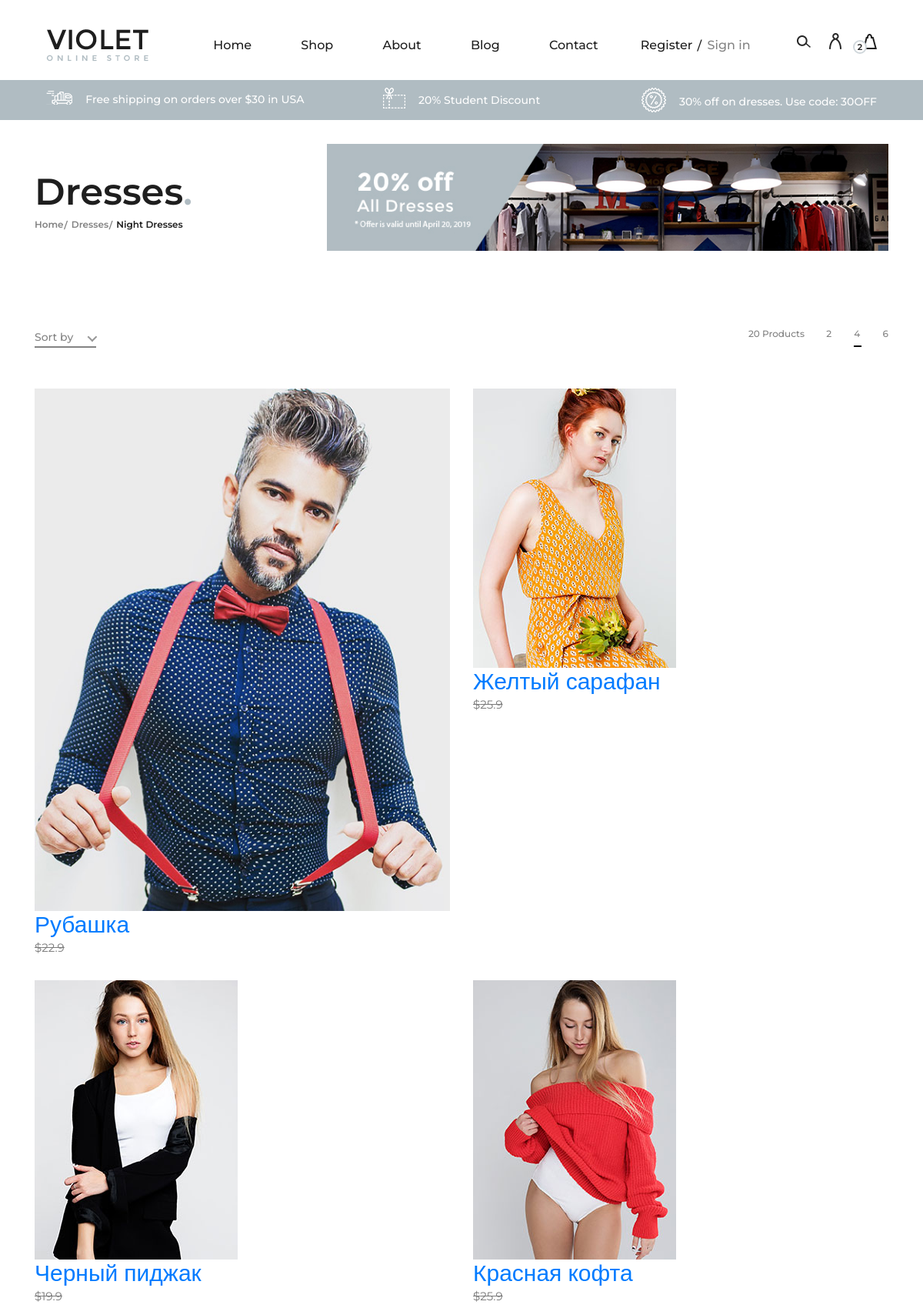
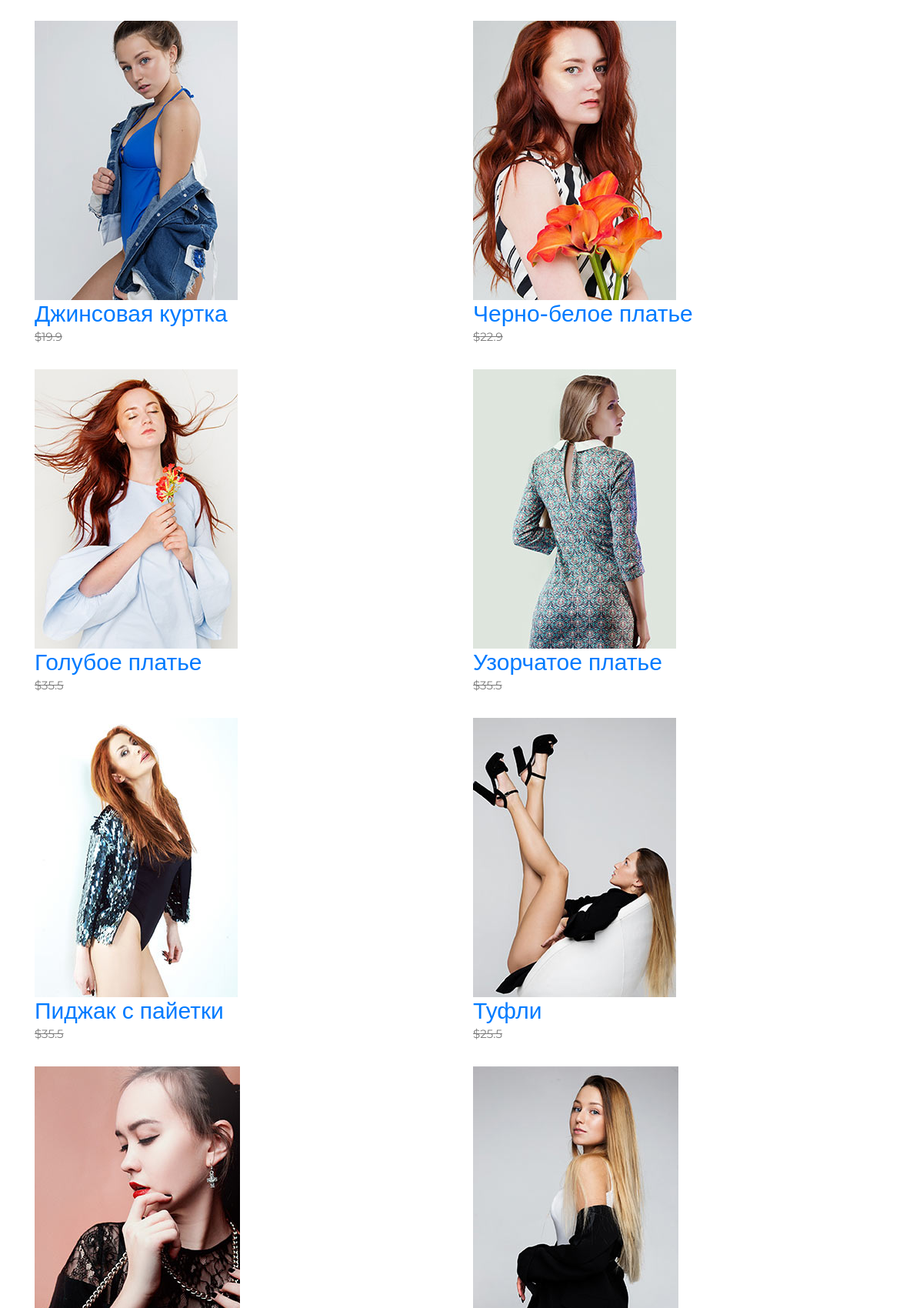
Page /categories/ (upper part) on the committed database (2 pictures, top to bottom).
### product/models.py (models this page shows, shortened)
class Product(models.Model):
    name = models.CharField(max_length=30)
    price = models.FloatField()
    image = models.ImageField(upload_to='img')
    class Meta:
        verbose_name = 'Товар'
        verbose_name_plural = 'Товары'

### product/views.py (the view)
# urls.py: path('categories/', CategoriesView.as_view(), name='categories'),
class CategoriesView(ListView):
    model = Product
    template_name = 'categories.html'

### templates/categories.html (shortened to what this page needs)
{% extends 'base.html' %}
{% block content %}
<body>
    <div class="header-info">
        <div class="container-fluid">
            <div class="row">
                <div class="col-md-4">
                    <div class="header-item">
                        <img src="/static/img/icons/delivery.png" alt="">
                        <p>Free shipping on orders over $30 in USA</p>
                    </div>
                </div>
                <div class="col-md-4 text-left text-lg-center">
                    <div class="header-item">
                        <img src="/static/img/icons/voucher.png" alt="">
                        <p>20% Student Discount</p>
                    </div>
                </div>
                <div class="col-md-4 text-left text-xl-right">
                    <div class="header-item">
                    <img src="/static/img/icons/sales.png" alt="">
                    <p>30% off on dresses. Use code: 30OFF</p>
                </div>
                </div>
            </div>
        </div>
    </div>
    <section class="page-add">
        <div class="container">
            <div class="row">
                <div class="col-lg-4">
                    <div class="page-breadcrumb">
                        <h2>Dresses<span>.</span></h2>
                        <a href="#">Home</a>
                        <a href="#">Dresses</a>
                        <a class="active" href="#">Night Dresses</a>
                    </div>
                </div>
                <div class="col-lg-8">
                    <img src="/static/img/add.jpg" alt="">
                </div>
            </div>
        </div>
    </section>
    <section class="categories-page spad">
        <div class="container">
            <div class="categories-controls">
                <div class="row">
                    <div class="col-lg-12">
                        <div class="categories-filter">
                            <div class="cf-left">
                            </div>
                            <div class="cf-right">
                                <span>20 Products</span>
                                <a href="#">2</a>
                                <a href="#" class="active">4</a>
                                <a href="#">6</a>
                            </div>
                        </div>
                    </div>
                </div>
            </div>
            <div class="row">
                {% for prod in object_list %}
                <div class="col-lg-6 col-md-6">
                    <div class="single-product-item">
                        <a href="{% url 'product' prod.id %}"> <img src="../{{ prod.image }}" alt="Image"> </a>
                        <h3 class="text-dark"><a href="{% url 'product' prod.id %}">{{ prod.name }}</a></h3>
                        <p class="price"><del>${{ prod.price }}</del></p>
                    </div>
                </div>
                {% endfor %}
            </div>
        </div>
    </section>
</body>
{% endblock %}

### templates/base.html (shortened to what this page needs)
<!DOCTYPE html>
<html lang="en">
<head>
    <link rel="stylesheet" href="/static/css/bootstrap.min.css" type="text/css">
    <link rel="stylesheet" href="/static/css/font-awesome.min.css" type="text/css">
    <link rel="stylesheet" href="/static/css/nice-select.css" type="text/css">
    <link rel="stylesheet" href="/static/css/owl.carousel.min.css" type="text/css">
    <link rel="stylesheet" href="/static/css/magnific-popup.css" type="text/css">
    <link rel="stylesheet" href="/static/css/slicknav.min.css" type="text/css">
    <link rel="stylesheet" href="/static/css/style.css" type="text/css">
</head>
<header class="header-section">
        <div class="container-fluid">
            <div class="inner-header">
                <div class="logo">
                    <a href="/index/"><img src="/static/img/logo.png" alt=""></a>
                </div>
                <div class="header-right">
                    <img src="/static/img/icons/search.png" alt="" class="search-trigger">
                    <img src="/static/img/icons/man.png" alt="">
                    <a href="/cart/">
                        <img src="/static/img/icons/bag.png" alt="">
                        <span>2</span>
                    </a>
                </div>
                <div class="user-access">
                    <a href="#">Register</a>
                    <a href="#" class="in">Sign in</a>
                </div>
                <nav class="main-menu mobile-menu">
                    <ul>
                        <li><a href="/index/">Home</a></li>
                        <li><a href="/categories/">Shop</a>
                        </li>
                        <li><a href="/product/">About</a></li>
                        <li><a href="/check-out/">Blog</a></li>
                        <li><a href="/contact/">Contact</a></li>
                    </ul>
                </nav>
            </div>
        </div>
    </header>
{% block content %}
{% endblock %}
</html>

### static/css/style.css (style rules this page uses)
html, body { height: 100%; font-family: "Montserrat", sans-serif; -webkit-font-smoothing: antialiased; font-smoothing: antialiased; background: none; }
h1, h2, h3, h4, h5, h6 { margin: 0; color: #111111; font-weight: 500; font-family: "Montserrat", sans-serif; }
h2 { font-size: 36px; }
h3 { font-size: 30px; }
p { font-size: 15px; color: #7b7b7b; font-weight: 400; line-height: 1.6; font-family: "Montserrat", sans-serif; margin: 0 0 15px 0; }
img { max-width: 100%; }
ul, ol { padding: 0; margin: 0; }
.spad { padding-top: 100px; padding-bottom: 100px; }
.header-section { height: 104px; padding-top: 38px; padding-bottom: 24px; padding-left: 45px; padding-right: 45px; }
.inner-header .logo { float: left; }
.inner-header .header-right { float: right; line-height: 30px; }
.inner-header .header-right img { display: inline-block; margin-right: 20px; cursor: pointer; }
.inner-header .header-right a { display: inline-block; position: relative; }
.inner-header .header-right a img { margin-right: 0; margin-left: 4px; }
.inner-header .header-right a span { font-size: 11px; color: #1e1e1e; width: 18px; height: 18px; border: 2px solid #D0D7DB; background: #fff; display: inline-block; line-height: 15px; text-align: center; border-radius: 50%; font-weight: 600; position: absolute; left: -9px; top: 14px; }
.inner-header .user-access { float: right; margin-right: 100px; }
.inner-header .user-access a { color: #1e1e1e; font-size: 16px; display: inline-block; font-weight: 500; position: relative; line-height: 42px; }
.inner-header .user-access a.in { color: #838383; margin-left: 15px; position: relative; }
.inner-header .user-access a.in::before { position: absolute; left: -13px; top: 1px; color: #1e1e1e; content: "/"; }
.inner-header .main-menu { float: right; margin-right: 150px; }
.inner-header .main-menu ul li { display: inline-block; margin-left: 60px; position: relative; }
.inner-header .main-menu ul li a { color: #1e1e1e; font-size: 16px; display: inline-block; font-weight: 500; position: relative; line-height: 42px; }
.inner-header .main-menu ul li a:after { position: absolute; left: 0; bottom: 7px; width: 100%; height: 2px; background: #1e1e1e; content: ""; opacity: 0; -webkit-transform: all 0.3s; -webkit-transition: all 0.3s; transition: all 0.3s; }
.header-info { background: #B0BCC2; overflow: hidden; padding: 10px 45px; }
.header-info .header-item { overflow: hidden; }
.header-info .header-item img { display: inline-block; margin-right: 13px; }
.header-info .header-item p { display: inline-block; line-height: 1; font-size: 14px; color: #fff; font-weight: 500; margin-bottom: 0; position: relative; top: 3px; }
.single-product-item { margin-bottom: 30px; }
.page-add { padding-top: 31px; margin-bottom: 92px; }
.page-add .page-breadcrumb { padding-top: 34px; }
.page-add .page-breadcrumb h2 { color: #1e1e1e; font-size: 48px; font-weight: 600; }
.page-add .page-breadcrumb h2 span { color: #B0BCC2; }
.page-add .page-breadcrumb a { color: #838383; display: inline-block; font-size: 12px; font-weight: 600; margin-right: 6px; position: relative; }
.page-add .page-breadcrumb a.active { color: #1e1e1e; }
.page-add .page-breadcrumb a:last-child:after { display: none; }
.page-add .page-breadcrumb a:after { position: absolute; top: 1px; right: -5px; content: "/"; }
.categories-controls { margin-bottom: 45px; }
.categories-controls .categories-filter .cf-left { float: left; }
.categories-controls .categories-filter .cf-right { float: right; line-height: 30px; }
.categories-controls .categories-filter .cf-right span { color: #838383; font-size: 12px; font-weight: 500; margin-right: 24px; }
.categories-controls .categories-filter .cf-right a { color: #838383; display: inline-block; font-size: 12px; font-weight: 500; margin-right: 25px; position: relative; }
.categories-controls .categories-filter .cf-right a.active:after { opacity: 1; }
.categories-controls .categories-filter .cf-right a:after { position: absolute; left: 0; bottom: -2px; width: 10px; height: 2px; background: #000000; content: ""; opacity: 0; -webkit-transition: all 0.3s; transition: all 0.3s; }
.categories-controls .categories-filter .cf-right a:last-child { margin-right: 0; }
.categories-page { padding-top: 0; }
@media only screen and (min-width: 1200px) and (max-width: 1340px) { .inner-header .user-access { margin-right: 60px; } }
@media only screen and (min-width: 1200px) and (max-width: 1340px) { .inner-header .main-menu { margin-right: 55px; } }

### rows in the picture
Product: image (picture), name "Рубашка", price "22.9"
Product: image (picture), name "Желтый сарафан", price "25.9"
Product: image (picture), name "Черный пиджак", price "19.9"
Product: image (picture), name "Красная кофта", price "25.9"
Product: image (picture), name "Джинсовая куртка", price "19.9"
Product: image (picture), name "Черно-белое платье", price "22.9"
Product: image (picture), name "Голубое платье", price "35.5"
Product: image (picture), name "Узорчатое платье", price "35.5"
Product: image (picture), name "Пиджак с пайетки", price "35.5"
Product: image (picture), name "Туфли", price "25.5"
Product: image (picture)
Product: image (picture)
